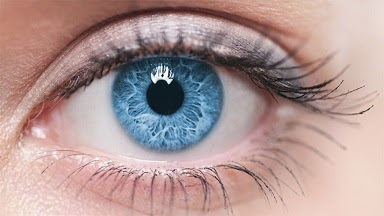
#> input picture eyeRobot/images/sample - コピー.jpg, 384 x 216 px, given in place of the camera
$ python contourextraction.py
#> lines starting #> are read from the running program, lines starting #| are printed output that depends on the picture; after the words box and inside, x2 and y2 are one past the last pixel; in counts of white or black regions, pixels touching at a corner belong together
import cv2
import numpy as np

frameWidth = 640
frameHeight = 480

cap = cv2.VideoCapture(2)

# Properties
cap.set(3, frameWidth)
cap.set(4, frameHeight)

def empty(a):
    pass

cv2.namedWindow('Parameters')
cv2.resizeWindow('Parameters', 1600, 400)
cv2.createTrackbar('Threshold1', 'Parameters', 0, 255, empty)
cv2.createTrackbar('Threshold2', 'Parameters', 0, 255, empty)
cv2.createTrackbar('Area', 'Parameters', 5000, 30000, empty)

def stackImages(scale, imgArray):
    rows = len(imgArray)
    cols = len(imgArray[0])
    rowsAvailable = isinstance(imgArray[0], list)
    width = imgArray[0][0].shape[1]
    height = imgArray[0][0].shape[0]
    if rowsAvailable:
        for x in range(0, rows):
            for y in range(0, cols):
                if imgArray[x][y].shape[:2] == imgArray[0][0].shape[:2]:
                    imgArray[x][y] = cv2.resize(imgArray[x][y], (0, 0), None, scale, scale)
                else:
                    imgArray[x][y] = cv2.resize(imgArray[x][y], (imgArray[0][0].shape[1], imgArray[0][0].shape[0]),
                                                None, scale, scale)
                if len(imgArray[x][y].shape) == 2: imgArray[x][y] = cv2.cvtColor(imgArray[x][y], cv2.COLOR_GRAY2BGR)
        imageBlank = np.zeros((height, width, 3), np.uint8)
        hor = [imageBlank] * rows
        hor_con = [imageBlank] * rows
        for x in range(0, rows):
            hor[x] = np.hstack(imgArray[x])
        ver = np.vstack(hor)
    else:
        for x in range(0, rows):
            if imgArray[x].shape[:2] == imgArray[0].shape[:2]:
                imgArray[x] = cv2.resize(imgArray[x], (0, 0), None, scale, scale)
            else:
                imgArray[x] = cv2.resize(imgArray[x], (imgArray[0].shape[1], imgArray[0].shape[0]), None, scale, scale)
            if len(imgArray[x].shape) == 2: imgArray[x] = cv2.cvtColor(imgArray[x], cv2.COLOR_GRAY2BGR)
        hor = np.hstack(imgArray)
        ver = hor
    return ver

def getContours(img, imgContour):
    contours, hierarchy = cv2.findContours(img, cv2.RETR_EXTERNAL, cv2.CHAIN_APPROX_NONE)
    #cv2.findContours(入力画像、contour retrieval mode, 輪郭研修津方法）
    for cnt in contours:
        area = cv2.contourArea(cnt)
        areaMin = cv2.getTrackbarPos("Area", "Parameters")
        if area > areaMin:
            #輪郭描画
            cv2.drawContours(imgContour, cnt, -1, (255, 0, 255), 7)
            peri = cv2.arcLength(cnt, True)
            approx = cv2.approxPolyDP(cnt, 0.02 * peri, True)
            #print(len(approx))
            x, y, w, h = cv2.boundingRect(approx)
            cv2.rectangle(imgContour, (x, y), (x + w, y + h), (0, 255, 0), 5)

            cv2.putText(imgContour, "Points: " + str(len(approx)), (x + w + 20, y + 20), cv2.FONT_HERSHEY_COMPLEX, .7,
                        (0, 255, 0), 2)
            cv2.putText(imgContour, "Area: " + str(int(area)), (x + w + 20, y + 45), cv2.FONT_HERSHEY_COMPLEX, 0.7,
                        (0, 255, 0), 2)

while True:
    ret, img = cap.read()
#> img is the input picture: shape (216, 384, 3); mean B, G, R 149.5, 151.7, 176.7
    #img = cv2.resize(img, (frameWidth, frameHeight))
    imgContour = img.copy()

    # Gaussian Blur
    imgBlur = cv2.GaussianBlur(img, (7, 7), 1)
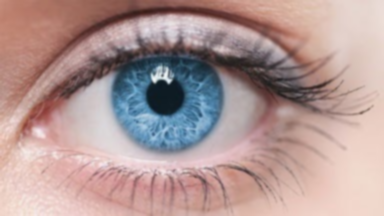
#> imgBlur: shape (216, 384, 3); mean B, G, R 149.5, 151.7, 176.7
    # Gray
    imgGray = cv2.cvtColor(imgBlur, cv2.COLOR_BGR2GRAY)
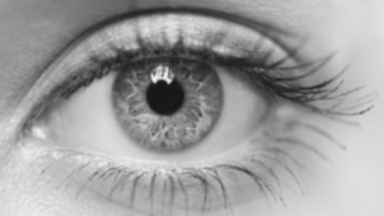
#> imgGray: shape (216, 384); min 22, max 241, mean 158.9
    imgGray = cv2.bitwise_not(imgGray)
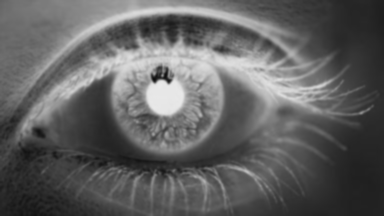
#> imgGray: shape (216, 384); min 14, max 233, mean 96.1
    # Canny
    threshold1 = cv2.getTrackbarPos('Threshold1', 'Parameters')
    threshold2 = cv2.getTrackbarPos('Threshold2', 'Parameters')
    imgCanny = cv2.Canny(imgGray, threshold1=threshold1, threshold2=threshold1)
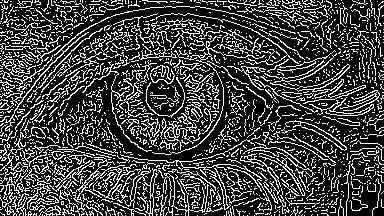
#> imgCanny: shape (216, 384); 25.9% white in thin lines or dots
    # Dialation
    kernel = np.ones((5, 5))
    imgDil = cv2.dilate(imgCanny, kernel=kernel, iterations=1)
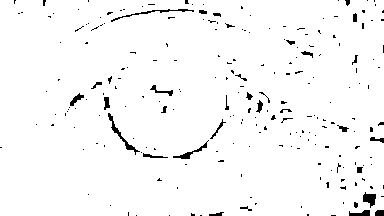
#> imgDil: shape (216, 384); 97.1% white; 226 black regions (194 under 20 px)
    #Contours
    getContours(imgDil, imgContour)
#> in getContours, `contours, hierarchy = cv2.findContours(img, cv2.RETR_EXTERNAL, cv2.CHA..`: contours = 1 contour; box (x1, y1, x2, y2) and area: (0, 0, 384, 216) 81946
#> in getContours, `area = cv2.contourArea(cnt)`: area = 81945.5
#> in getContours, `peri = cv2.arcLength(cnt, True)`: peri = 1328.9
#> in getContours, `approx = cv2.approxPolyDP(cnt, 0.02 * peri, True)`: approx = [[0, 0], [0, 215], [383, 209], [383, 0]]
#> in getContours, `x, y, w, h = cv2.boundingRect(approx)`: x = 0; w = 384; h = 216
#> in getContours, `cv2.rectangle(imgContour, (x, y), (x + w, y + h), (0, 255, 0), 5)`:
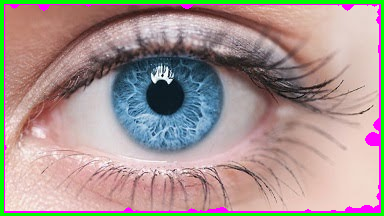
#> imgContour: shape (216, 384, 3); mean B, G, R 143.9, 150.5, 167.4


    imgStack = stackImages(0.8, ([img, imgBlur, imgGray],[imgCanny, imgDil, imgContour]))
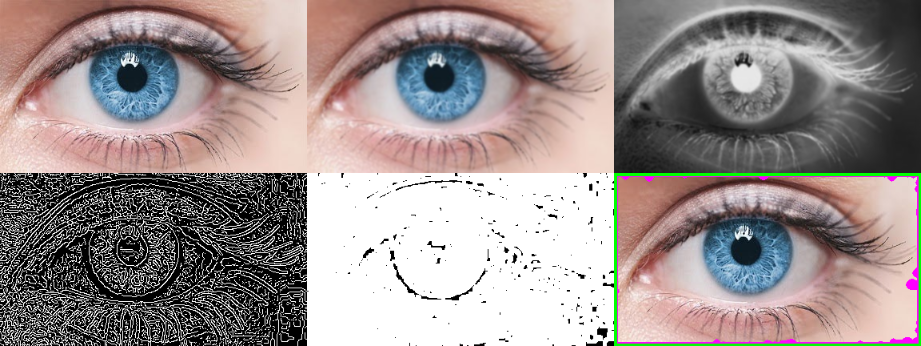
#> imgStack: shape (346, 921, 3); mean B, G, R 142.1, 143.8, 155.1
    cv2.imshow('Result', imgStack)

    # qを押すと止まる。
    if cv2.waitKey(1) & 0xFF == ord('q'):
#> (key q is pressed here)
        break

$ run again, on eyeRobot/images/fit_bi - コピー.png
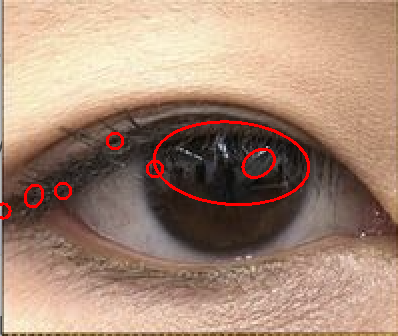
#> input picture eyeRobot/images/fit_bi - コピー.png, 398 x 336 px, given in place of the camera
#> img is the input picture: shape (336, 398, 3); mean B, G, R 117.7, 136.5, 166.5
#> `imgCanny = cv2.Canny(imgGray, threshold1=threshold1, threshold2=thresh..`:
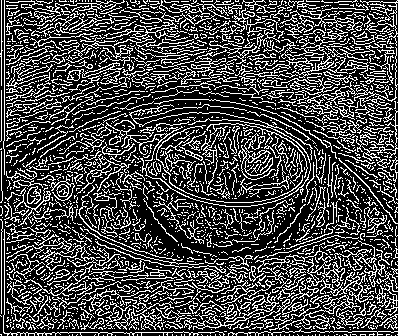
#> imgCanny: shape (336, 398); 28.3% white in thin lines or dots
#> imgDil: shape (336, 398); 98.8% white; black in thin lines or dots
#> contours = 1 contour; box (x1, y1, x2, y2) and area: (0, 0, 398, 336) 132946
#> area = 132946
#> peri = 1473.1
#> approx = [[0, 0], [0, 335], [397, 335], [397, 0]]
#> x = 0; w = 398; h = 336
#> `imgStack = stackImages(0.8, ([img, imgBlur, imgGray],[imgCanny, imgDil..`:
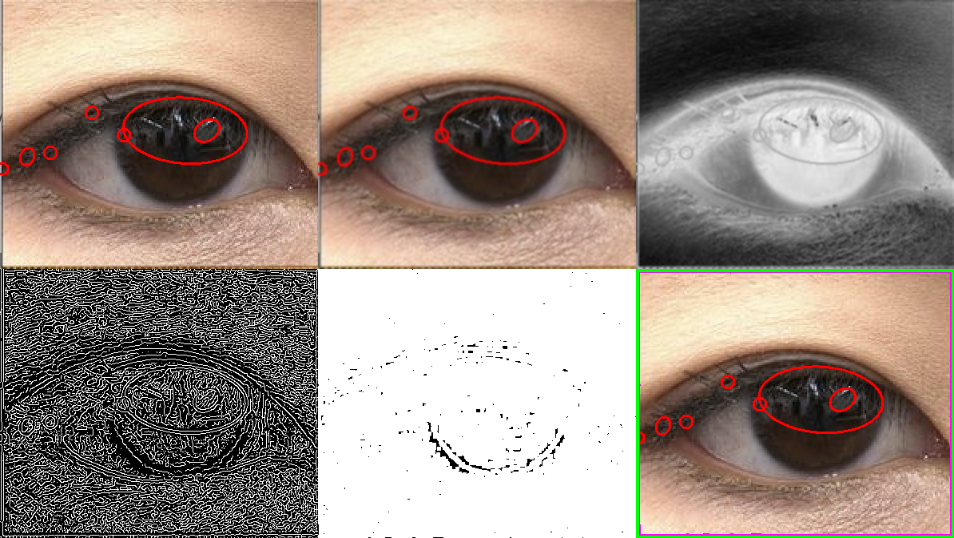
#> imgStack: shape (538, 954, 3); mean B, G, R 131, 141, 154.8
